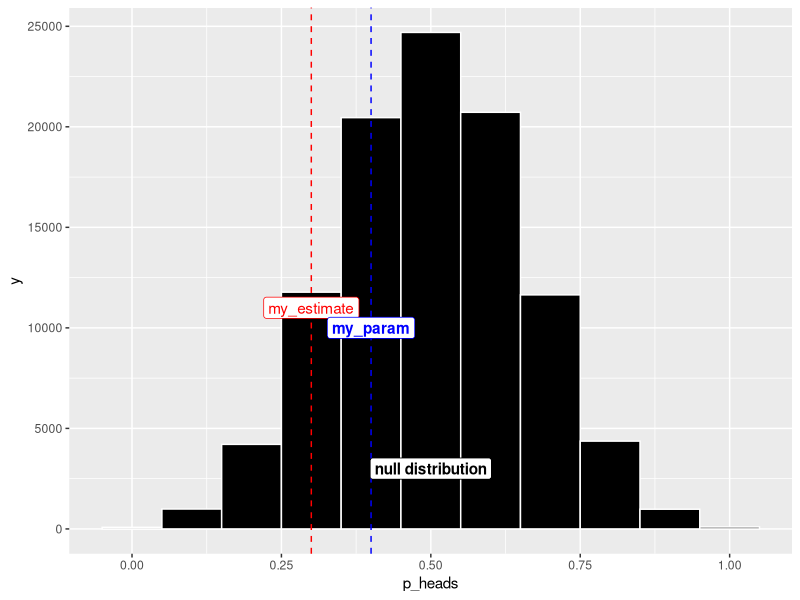

The R source for this figure:
# Hypothesis testing simulation
library(tidyverse)


# You will pick your parameter value by chance
my_param <- sample(c(.2,.4,.5), size = 1, prob = c(1/4,1/4,1/2))
my_param # enter this line to find your parameter value.

null_value <- .5

# Null model: coin comes up heads half the time
# Alternative model: coin does not come up heads  half the time
# Flip  your 10 coin ten times & count the number of heads

# Estimate from sample
n_flips <- 10 # change me to change sample size
my_estimate <- tibble(flips = sample(c("Heads", "Tails"),
                                     prob = c(my_param, 1 - my_param),
                                     replace = TRUE,
                                     size = n_flips)) %>%
  summarise(p_heads = mean(flips == "Heads")) %>%
  pull()

my_estimate # enter this line to find your estimate


# what was your true parameter?
# what was your estimate


# compare to null distribution
n_reps <- 100000
null_samp_dist <- tibble(flips = sample(c("Heads", "Tails"),
                                        prob = c(null_value, 1 - null_value),
                                        replace = TRUE,
                                        size = n_flips * n_reps),
                         coin  = rep(1:n_reps, each = n_flips)) %>%
  group_by(coin)%>%
  summarise(p_heads = mean(flips == "Heads"))


### Visualize the null sampling dist

ggplot(null_samp_dist, aes(x = p_heads)) +
  geom_histogram(binwidth = 1/n_flips, color = "white", fill = "black")+
  geom_vline(xintercept = my_estimate,
             color = "red",
             lty = 2) +# compare null dist to your estimate
  geom_vline(xintercept = my_param,
             color = "blue",
             lty = 2) +# compare null dist and estimate to the true parameter
  annotate(x = my_estimate, y = 11000, color = "red",label = "my_estimate", geom = "label", hjust = 0.5)+
  annotate(x = my_param, y = 10000, color = "blue",label = "my_param", geom = "label", hjust = .5, fontface = "bold")+
  annotate(x = .5, y = 3000, color = "black",label = "null distribution", geom = "label", hjust = .5, fontface = "bold")

### Find a p-value
null_samp_dist %>%
  summarise(as_or_more  = abs(p_heads - null_value ) >= abs(my_estimate- null_value))%>%
  summarise(mean(as_or_more))


# Go to top -- repeat with n_flips = 20, 50, 100...how does this change things?
# Pick a new param. How do things change.


# Sketch a bayesian approach to this problem with the priors as described above